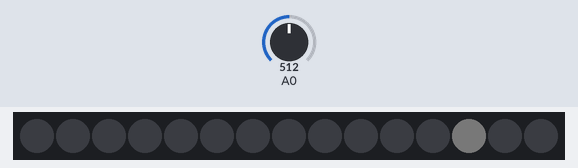
Bench run of a sketch on a simulated Arduino Uno, built with avr-gcc and run on an emulated ATmega328P. Shown: 15 RGB LEDs in strip order, left to right. The test bench sets the inputs (shaded band); at power-on: A0 = 512. Dim RGB values are drawn brighter than linear; random numbers use the default seed unless the sketch sets one.

Above: at 1.2 s.
1.3 s: A0 set to 306
At 1.81 s:
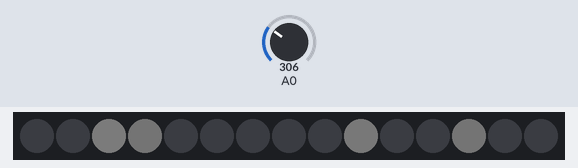
3.1 s: A0 set to 122
At 3.66 s:
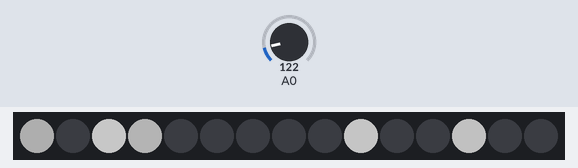
5.0 s: A0 set to 30
At 7.4 s:
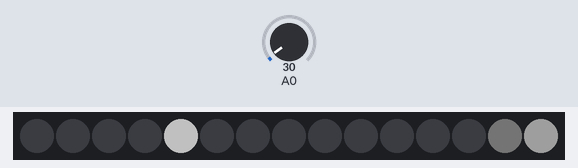
Timing chart, 0 to 8.9 s (numbered marks = the images above; inputs shaded):
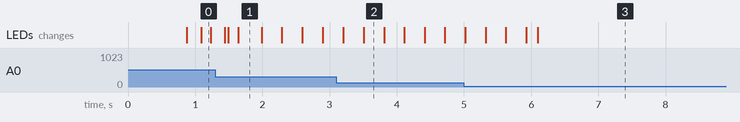

The sketch:

snowflakes.ino
```cpp
#include <TimerOne.h>

#define NUM_LEDS 15
#include "FastLED.h"
#define PIN 6
CRGB leds[NUM_LEDS];

int state[40], target[40], changeStep[40], ONnumber = 10, shiningPeriod = 4000000, topPeriod = 10000000, quietPeriod = 5000000;
int shiningStep = shiningPeriod / (255 * 2);
int minBr = 0, maxBr = 255, fasterBefore = 80, appearingProbability = 1000;
boolean isMin[40], isMax[40], isON[40];
long nowMicros = 0, lastTimeChanged[40];
void setup() {
  //Serial.begin(9600);
  FastLED.addLeds<WS2811, PIN, GRB>(leds, NUM_LEDS).setCorrection( TypicalLEDStrip );
  FastLED.setBrightness(100);
  Timer1.initialize(100);
  Timer1.attachInterrupt(timerFunction);
  for (int i = 0; i < 40; i++) {
    state[i] = minBr;
    target[i] = 0;
    lastTimeChanged[i] = 0;
    changeStep[i] = 1;
    isMin[i] = true;
    isMax[i] = false;
    isON[i] = false;
  }
}


void loop() {


  for (int i = 0; i < NUM_LEDS; i++) {
    if (isON[i]) {

      //setting boolean variables and  changeStep
      if (state[i] <= minBr) {
        isMin[i] = true;
        changeStep[i] = 1;
      }
      else {
        isMin[i] = false;
        if (state[i] >= maxBr) {
          isMax[i] = true;
          changeStep[i] = -1;
        }
        else isMax[i] = false;
      }
      //if (state[i] < fasterBefore) changeStep[i] *= 2;

      //changing values
      //Serial.print((nowMicros - lastTimeChanged[i]));
      //Serial.print(" ");

      /*
        for (int i = 0; i < NUM_LEDS; i++) {
        Serial.print(isMax[i]);
        Serial.print(" ");
        }
        Serial.println("");
      */

      if (!isMin[i] && !isMax[i] && (nowMicros - lastTimeChanged[i] > shiningStep)) {
        state[i] += changeStep[i];
        lastTimeChanged[i] = nowMicros;
      }
      else if (isMax[i] && nowMicros - lastTimeChanged[i] > topPeriod) {
        state[i] += changeStep[i];
        lastTimeChanged[i] = nowMicros;
        //Serial.print("MAXING ");
      }
      else if (isMin[i] && nowMicros - lastTimeChanged[i] > quietPeriod ) {
        //Serial.print("OFFING ");
        isON[i] = false;
      }
    }

    //allowing to be on
    for (int j = 0; j < ONnumber - amountOfON(); j++) {
      if (random(0, appearingProbability) < 1) {
        int index = int((analogRead(A0) * (millis() + 59)) % NUM_LEDS);
        while (isON[index]) index = int((analogRead(A0) * (millis() + 59)) % NUM_LEDS);
        isON[index] = true;
        state[i] = minBr + 1;
      }
    }

    if (isON[i]) {
      leds[i] = CHSV(0, 0, constrain(state[i], minBr, maxBr));
    }
    else leds[i] = CHSV(0, 0, 0);
  }

  FastLED.show();


}


/*
  Variables to adjust to get different results:

  topPeriod
  shiningPeriod

  ONnumber
  appearingProbability

  (brightness also, but like beforehand // or maxbr);

*/
```

functions.ino
```cpp
void timerFunction() {
  nowMicros+=100;
}

int amountOfON() {
  int sum = 0;
  for (int i = 0; i < NUM_LEDS; i++) {
    if(isON[i]) sum++;
  }
  return sum;
}
```
